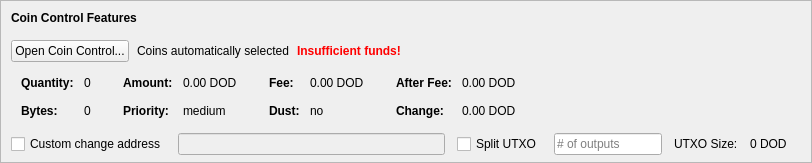
    <widget class="QFrame" name="frameCoinControl">
     <property name="sizePolicy">
      <sizepolicy hsizetype="Expanding" vsizetype="Expanding">
       <horstretch>0</horstretch>
       <verstretch>0</verstretch>
      </sizepolicy>
     </property>
     <property name="maximumSize">
      <size>
       <width>16777215</width>
       <height>16777215</height>
      </size>
     </property>
     <property name="frameShape">
      <enum>QFrame::StyledPanel</enum>
     </property>
     <property name="frameShadow">
      <enum>QFrame::Sunken</enum>
     </property>
     <layout class="QVBoxLayout" name="verticalLayoutCoinControl2">
      <property name="spacing">
       <number>0</number>
      </property>
      <property name="leftMargin">
       <number>0</number>
      </property>
      <property name="topMargin">
       <number>0</number>
      </property>
      <property name="rightMargin">
       <number>0</number>
      </property>
      <property name="bottomMargin">
       <number>6</number>
      </property>
      <item>
       <layout class="QVBoxLayout" name="verticalLayoutCoinControl" stretch="0,0,0,0,1">
        <property name="spacing">
         <number>0</number>
        </property>
        <property name="leftMargin">
         <number>10</number>
        </property>
        <property name="topMargin">
         <number>10</number>
        </property>
        <item>
         <layout class="QHBoxLayout" name="horizontalLayoutCoinControl1">
          <property name="bottomMargin">
           <number>15</number>
          </property>
          <item>
           <widget class="QLabel" name="labelCoinControlFeatures">
            <property name="sizePolicy">
             <sizepolicy hsizetype="Preferred" vsizetype="Maximum">
              <horstretch>0</horstretch>
              <verstretch>0</verstretch>
             </sizepolicy>
            </property>
            <property name="font">
             <font>
              <weight>75</weight>
              <bold>true</bold>
             </font>
            </property>
            <property name="styleSheet">
             <string notr="true">font-weight:bold;</string>
            </property>
            <property name="text">
             <string>Coin Control Features</string>
            </property>
           </widget>
          </item>
         </layout>
        </item>
        <item>
         <layout class="QHBoxLayout" name="horizontalLayoutCoinControl2" stretch="0,0,0,0">
          <property name="spacing">
           <number>8</number>
          </property>
          <property name="bottomMargin">
           <number>10</number>
          </property>
          <item>
           <widget class="QPushButton" name="pushButtonCoinControl">
            <property name="styleSheet">
             <string notr="true"/>
            </property>
            <property name="text">
             <string>Open Coin Control...</string>
            </property>
            <property name="autoDefault">
             <bool>false</bool>
            </property>
           </widget>
          </item>
          <item>
           <widget class="QLabel" name="labelCoinControlAutomaticallySelected">
            <property name="text">
             <string>Coins automatically selected</string>
            </property>
            <property name="margin">
             <number>5</number>
            </property>
           </widget>
          </item>
          <item>
           <widget class="QLabel" name="labelCoinControlInsuffFunds">
            <property name="font">
             <font>
              <weight>75</weight>
              <bold>true</bold>
             </font>
            </property>
            <property name="styleSheet">
             <string notr="true">color:red;font-weight:bold;</string>
            </property>
            <property name="text">
             <string>Insufficient funds!</string>
            </property>
            <property name="margin">
             <number>5</number>
            </property>
           </widget>
          </item>
          <item>
           <spacer name="horizontalSpacerCoinControl">
            <property name="orientation">
             <enum>Qt::Horizontal</enum>
            </property>
            <property name="sizeHint" stdset="0">
             <size>
              <width>40</width>
              <height>1</height>
             </size>
            </property>
           </spacer>
          </item>
         </layout>
        </item>
        <item>
         <widget class="QWidget" name="widgetCoinControl" native="true">
          <property name="sizePolicy">
           <sizepolicy hsizetype="Preferred" vsizetype="Preferred">
            <horstretch>0</horstretch>
            <verstretch>0</verstretch>
           </sizepolicy>
          </property>
          <property name="minimumSize">
           <size>
            <width>0</width>
            <height>0</height>
           </size>
          </property>
          <property name="styleSheet">
           <string notr="true"/>
          </property>
          <layout class="QHBoxLayout" name="horizontalLayoutCoinControl5">
           <property name="leftMargin">
            <number>0</number>
           </property>
           <property name="topMargin">
            <number>0</number>
           </property>
           <property name="rightMargin">
            <number>0</number>
           </property>
           <property name="bottomMargin">
            <number>0</number>
           </property>
           <item>
            <layout class="QHBoxLayout" name="horizontalLayoutCoinControl3" stretch="0,0,0,1">
             <property name="spacing">
              <number>20</number>
             </property>
             <property name="topMargin">
              <number>0</number>
             </property>
             <property name="bottomMargin">
              <number>10</number>
             </property>
             <item>
              <layout class="QFormLayout" name="formLayoutCoinControl1">
               <property name="horizontalSpacing">
                <number>10</number>
               </property>
               <property name="verticalSpacing">
                <number>14</number>
               </property>
               <property name="leftMargin">
                <number>10</number>
               </property>
               <property name="topMargin">
                <number>4</number>
               </property>
               <property name="rightMargin">
                <number>6</number>
               </property>
               <item row="0" column="0">
                <widget class="QLabel" name="labelCoinControlQuantityText">
                 <property name="font">
                  <font>
                   <weight>75</weight>
                   <bold>true</bold>
                  </font>
                 </property>
                 <property name="text">
                  <string>Quantity:</string>
                 </property>
                 <property name="margin">
                  <number>0</number>
                 </property>
                </widget>
               </item>
               <item row="0" column="1">
                <widget class="QLabel" name="labelCoinControlQuantity">
                 <property name="cursor">
                  <cursorShape>IBeamCursor</cursorShape>
                 </property>
                 <property name="contextMenuPolicy">
                  <enum>Qt::ActionsContextMenu</enum>
                 </property>
                 <property name="text">
                  <string notr="true">0</string>
                 </property>
                 <property name="margin">
                  <number>0</number>
                 </property>
                 <property name="textInteractionFlags">
                  <set>Qt::LinksAccessibleByMouse|Qt::TextSelectableByKeyboard|Qt::TextSelectableByMouse</set>
                 </property>
                </widget>
               </item>
               <item row="1" column="0">
                <widget class="QLabel" name="labelCoinControlBytesText">
                 <property name="font">
                  <font>
                   <weight>75</weight>
                   <bold>true</bold>
                  </font>
                 </property>
                 <property name="text">
                  <string>Bytes:</string>
                 </property>
                </widget>
               </item>
               <item row="1" column="1">
                <widget class="QLabel" name="labelCoinControlBytes">
                 <property name="cursor">
                  <cursorShape>IBeamCursor</cursorShape>
                 </property>
                 <property name="contextMenuPolicy">
                  <enum>Qt::ActionsContextMenu</enum>
                 </property>
                 <property name="text">
                  <string notr="true">0</string>
                 </property>
                 <property name="textInteractionFlags">
                  <set>Qt::LinksAccessibleByMouse|Qt::TextSelectableByKeyboard|Qt::TextSelectableByMouse</set>
                 </property>
                </widget>
               </item>
              </layout>
             </item>
             <item>
              <layout class="QFormLayout" name="formLayoutCoinControl2">
               <property name="horizontalSpacing">
                <number>10</number>
               </property>
               <property name="verticalSpacing">
                <number>14</number>
               </property>
               <property name="leftMargin">
                <number>6</number>
               </property>
               <property name="topMargin">
                <number>4</number>
               </property>
               <property name="rightMargin">
                <number>6</number>
               </property>
               <item row="0" column="0">
                <widget class="QLabel" name="labelCoinControlAmountText">
                 <property name="font">
                  <font>
                   <weight>75</weight>
                   <bold>true</bold>
                  </font>
                 </property>
                 <property name="text">
                  <string>Amount:</string>
                 </property>
                 <property name="margin">
                  <number>0</number>
                 </property>
                </widget>
               </item>
               <item row="0" column="1">
                <widget class="QLabel" name="labelCoinControlAmount">
                 <property name="cursor">
                  <cursorShape>IBeamCursor</cursorShape>
                 </property>
                 <property name="contextMenuPolicy">
                  <enum>Qt::ActionsContextMenu</enum>
                 </property>
                 <property name="text">
                  <string notr="true">0.00 DOD</string>
                 </property>
                 <property name="textInteractionFlags">
                  <set>Qt::LinksAccessibleByMouse|Qt::TextSelectableByKeyboard|Qt::TextSelectableByMouse</set>
                 </property>
                </widget>
               </item>
               <item row="1" column="0">
                <widget class="QLabel" name="labelCoinControlPriorityText">
                 <property name="font">
                  <font>
                   <weight>75</weight>
                   <bold>true</bold>
                  </font>
                 </property>
                 <property name="text">
                  <string>Priority:</string>
                 </property>
                </widget>
               </item>
               <item row="1" column="1">
                <widget class="QLabel" name="labelCoinControlPriority">
                 <property name="cursor">
                  <cursorShape>IBeamCursor</cursorShape>
                 </property>
                 <property name="contextMenuPolicy">
                  <enum>Qt::ActionsContextMenu</enum>
                 </property>
                 <property name="text">
                  <string>medium</string>
                 </property>
                 <property name="textInteractionFlags">
                  <set>Qt::LinksAccessibleByMouse|Qt::TextSelectableByKeyboard|Qt::TextSelectableByMouse</set>
                 </property>
                </widget>
               </item>
              </layout>
             </item>
             <item>
              <layout class="QFormLayout" name="formLayoutCoinControl3">
               <property name="horizontalSpacing">
                <number>10</number>
               </property>
               <property name="verticalSpacing">
                <number>14</number>
               </property>
               <property name="leftMargin">
                <number>6</number>
               </property>
               <property name="topMargin">
                <number>4</number>
               </property>
               <property name="rightMargin">
                <number>6</number>
               </property>
               <item row="0" column="0">
                <widget class="QLabel" name="labelCoinControlFeeText">
                 <property name="font">
                  <font>
                   <weight>75</weight>
                   <bold>true</bold>
                  </font>
                 </property>
                 <property name="text">
                  <string>Fee:</string>
                 </property>
                 <property name="margin">
                  <number>0</number>
                 </property>
                </widget>
               </item>
               <item row="0" column="1">
                <widget class="QLabel" name="labelCoinControlFee">
                 <property name="cursor">
                  <cursorShape>IBeamCursor</cursorShape>
                 </property>
                 <property name="contextMenuPolicy">
                  <enum>Qt::ActionsContextMenu</enum>
                 </property>
                 <property name="text">
                  <string notr="true">0.00 DOD</string>
                 </property>
                 <property name="textInteractionFlags">
                  <set>Qt::LinksAccessibleByMouse|Qt::TextSelectableByKeyboard|Qt::TextSelectableByMouse</set>
                 </property>
                </widget>
               </item>
               <item row="1" column="0">
                <widget class="QLabel" name="labelCoinControlLowOutputText">
                 <property name="font">
                  <font>
                   <weight>75</weight>
                   <bold>true</bold>
                  </font>
                 </property>
                 <property name="text">
                  <string>Dust:</string>
                 </property>
                </widget>
               </item>
               <item row="1" column="1">
                <widget class="QLabel" name="labelCoinControlLowOutput">
                 <property name="cursor">
                  <cursorShape>IBeamCursor</cursorShape>
                 </property>
                 <property name="contextMenuPolicy">
                  <enum>Qt::ActionsContextMenu</enum>
                 </property>
                 <property name="text">
                  <string>no</string>
                 </property>
                 <property name="textInteractionFlags">
                  <set>Qt::LinksAccessibleByMouse|Qt::TextSelectableByKeyboard|Qt::TextSelectableByMouse</set>
                 </property>
                </widget>
               </item>
              </layout>
             </item>
             <item>
              <layout class="QFormLayout" name="formLayoutCoinControl4">
               <property name="horizontalSpacing">
                <number>10</number>
               </property>
               <property name="verticalSpacing">
                <number>14</number>
               </property>
               <property name="leftMargin">
                <number>6</number>
               </property>
               <property name="topMargin">
                <number>4</number>
               </property>
               <property name="rightMargin">
                <number>6</number>
               </property>
               <item row="0" column="0">
                <widget class="QLabel" name="labelCoinControlAfterFeeText">
                 <property name="font">
                  <font>
                   <weight>75</weight>
                   <bold>true</bold>
                  </font>
                 </property>
                 <property name="text">
                  <string>After Fee:</string>
                 </property>
                 <property name="margin">
                  <number>0</number>
                 </property>
                </widget>
               </item>
               <item row="0" column="1">
                <widget class="QLabel" name="labelCoinControlAfterFee">
                 <property name="cursor">
                  <cursorShape>IBeamCursor</cursorShape>
                 </property>
                 <property name="contextMenuPolicy">
                  <enum>Qt::ActionsContextMenu</enum>
                 </property>
                 <property name="text">
                  <string notr="true">0.00 DOD</string>
                 </property>
                 <property name="textInteractionFlags">
                  <set>Qt::LinksAccessibleByMouse|Qt::TextSelectableByKeyboard|Qt::TextSelectableByMouse</set>
                 </property>
                </widget>
               </item>
               <item row="1" column="0">
                <widget class="QLabel" name="labelCoinControlChangeText">
                 <property name="font">
                  <font>
                   <weight>75</weight>
                   <bold>true</bold>
                  </font>
                 </property>
                 <property name="text">
                  <string>Change:</string>
                 </property>
                </widget>
               </item>
               <item row="1" column="1">
                <widget class="QLabel" name="labelCoinControlChange">
                 <property name="cursor">
                  <cursorShape>IBeamCursor</cursorShape>
                 </property>
                 <property name="contextMenuPolicy">
                  <enum>Qt::ActionsContextMenu</enum>
                 </property>
                 <property name="text">
                  <string notr="true">0.00 DOD</string>
                 </property>
                 <property name="textInteractionFlags">
                  <set>Qt::LinksAccessibleByMouse|Qt::TextSelectableByKeyboard|Qt::TextSelectableByMouse</set>
                 </property>
                </widget>
               </item>
              </layout>
             </item>
            </layout>
           </item>
          </layout>
         </widget>
        </item>
        <item>
         <layout class="QHBoxLayout" name="horizontalLayoutCoinControl4" stretch="0,0,0,0,0,0,0">
          <property name="spacing">
           <number>12</number>
          </property>
          <property name="sizeConstraint">
           <enum>QLayout::SetDefaultConstraint</enum>
          </property>
          <property name="topMargin">
           <number>5</number>
          </property>
          <property name="rightMargin">
           <number>5</number>
          </property>
          <item>
           <widget class="QCheckBox" name="checkBoxCoinControlChange">
            <property name="toolTip">
             <string>If this is activated, but the change address is empty or invalid, change will be sent to a newly generated address.</string>
            </property>
            <property name="text">
             <string>Custom change address</string>
            </property>
           </widget>
          </item>
          <item>
           <widget class="QValidatedLineEdit" name="lineEditCoinControlChange">
            <property name="enabled">
             <bool>false</bool>
            </property>
            <property name="sizePolicy">
             <sizepolicy hsizetype="Expanding" vsizetype="Fixed">
              <horstretch>0</horstretch>
              <verstretch>0</verstretch>
             </sizepolicy>
            </property>
           </widget>
          </item>
          <item>
           <widget class="QCheckBox" name="splitBlockCheckBox">
            <property name="text">
             <string>Split UTXO</string>
            </property>
           </widget>
          </item>
          <item>
           <widget class="QLineEdit" name="splitBlockLineEdit">
            <property name="sizePolicy">
             <sizepolicy hsizetype="Fixed" vsizetype="Fixed">
              <horstretch>50</horstretch>
              <verstretch>0</verstretch>
             </sizepolicy>
            </property>
            <property name="placeholderText">
             <string># of outputs</string>
            </property>
           </widget>
          </item>
          <item>
           <widget class="QLabel" name="labelBlockSizeText">
            <property name="text">
             <string>UTXO Size:</string>
            </property>
           </widget>
          </item>
          <item>
           <widget class="QLabel" name="labelBlockSize">
            <property name="text">
             <string>0 DOD</string>
            </property>
           </widget>
          </item>
          <item>
           <widget class="QLabel" name="labelCoinControlChangeLabel">
            <property name="sizePolicy">
             <sizepolicy hsizetype="Preferred" vsizetype="Expanding">
              <horstretch>0</horstretch>
              <verstretch>0</verstretch>
             </sizepolicy>
            </property>
            <property name="minimumSize">
             <size>
              <width>0</width>
              <height>0</height>
             </size>
            </property>
            <property name="text">
             <string/>
            </property>
            <property name="margin">
             <number>3</number>
            </property>
           </widget>
          </item>
         </layout>
        </item>
        <item>
         <spacer name="verticalSpacerCoinControl">
          <property name="orientation">
           <enum>Qt::Vertical</enum>
          </property>
          <property name="sizeHint" stdset="0">
           <size>
            <width>800</width>
            <height>1</height>
           </size>
          </property>
         </spacer>
        </item>
       </layout>
      </item>
     </layout>
    </widget>
